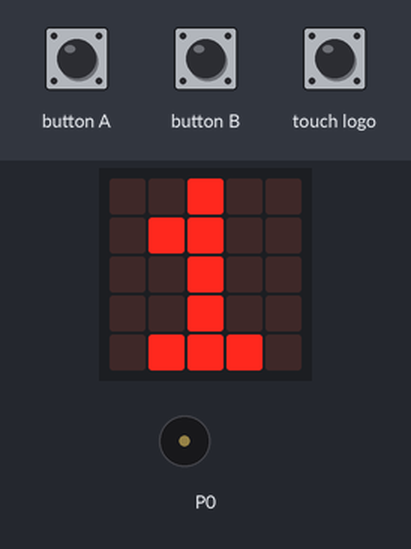
Recording of a program running on a simulated BBC micro:bit (MakeCode). On the bench: the board's 5×5 LED display, buzzer (waves = sounding). The test bench sets the inputs (shaded band).

Above: at 1.2 s.
1.3 s: touch logo pressed for 0.15 s
At 1.45 s:
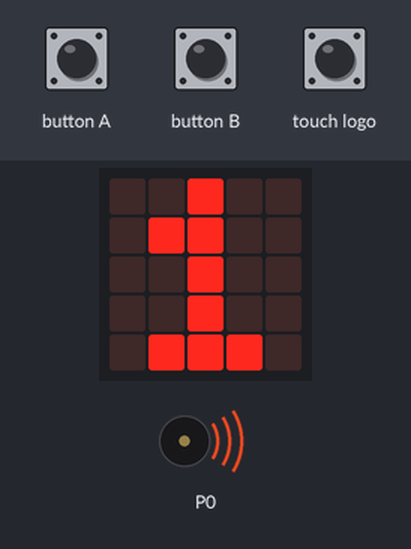
2.0 s: button B pressed for 0.15 s
At 2.6 s:
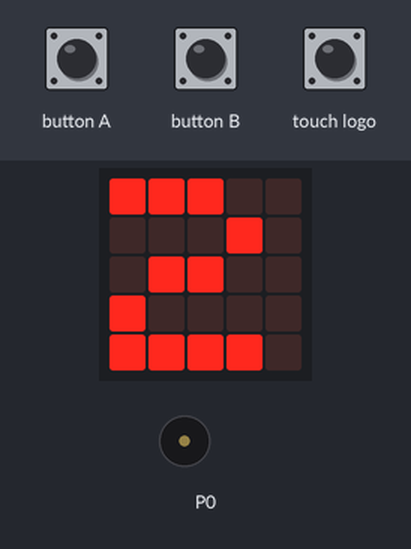
2.7 s: button B pressed for 1 s
At 4.0 s:
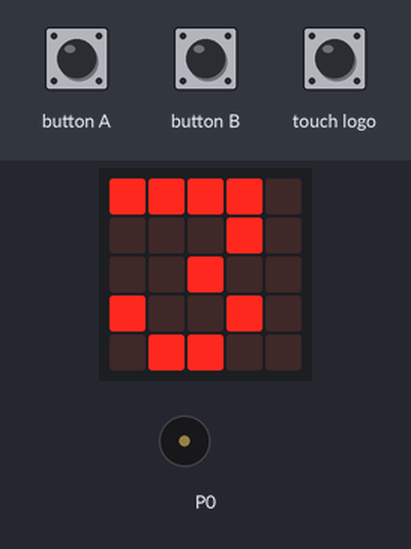
5.2 s: button A pressed for 3.2 s
At 8.3 s:
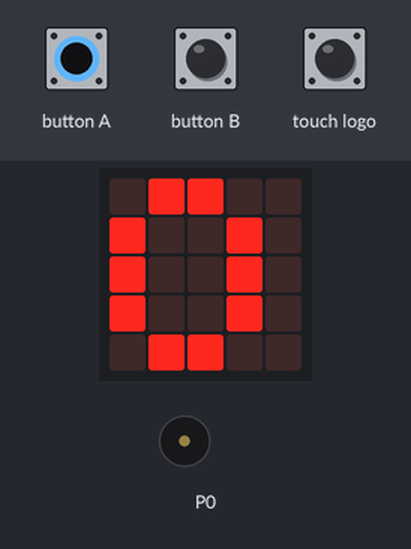
Timing chart, 0 to 10.0 s (numbered marks = the images above; inputs shaded):
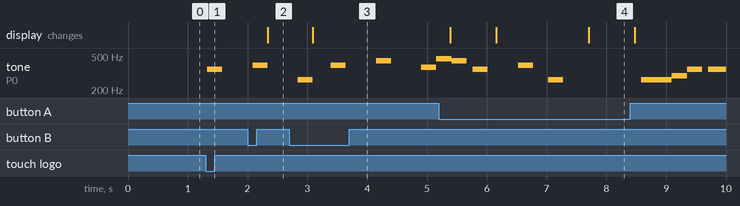

Measured:
- after the input at 1.3 s, tone on P0: silent → 349 Hz at once, → silent 0.25 s later
- after the input at 2.0 s, the display: changes after 0.33 s (image 2)
- after the input at 2.7 s, the display: changes after 0.39 s (image 3)
- after the input at 5.2 s, the display: first changes after 0.19 s (image 4 shows a later state)

The program:

main.ts
```typescript
let Musique_1 = 0
let Choix = 1
let Condition = 0
// Sélection
basic.forever(function () {
    if (Choix == 1 && input.logoIsPressed()) {
        Musique_1 = 1
        Condition = 1
    }
    if (Choix == 2 && input.logoIsPressed()) {
        Musique_1 = 2
        Condition = 1
    }
    if (Choix == 3 && input.logoIsPressed()) {
        Musique_1 = 3
        Condition = 1
    }
})
basic.forever(function () {
    if (Musique_1 == 1) {
        Musique_1 = 0
        music.playTone(349, music.beat(BeatFraction.Half))
        basic.pause(500)
        music.playTone(392, music.beat(BeatFraction.Half))
        basic.pause(500)
        music.playTone(262, music.beat(BeatFraction.Half))
        basic.pause(300)
        music.playTone(392, music.beat(BeatFraction.Half))
        basic.pause(500)
        music.playTone(440, music.beat(BeatFraction.Half))
        basic.pause(500)
        music.playTone(370, music.beat(BeatFraction.Half))
        music.playTone(466, music.beat(BeatFraction.Half))
        music.playTone(440, music.beat(BeatFraction.Half))
        basic.pause(100)
        music.playTone(349, music.beat(BeatFraction.Half))
        basic.pause(500)
        music.playTone(392, music.beat(BeatFraction.Half))
        basic.pause(250)
        music.playTone(262, music.beat(BeatFraction.Half))
        basic.pause(1300)
        music.playTone(262, music.beat(BeatFraction.Half))
        music.playTone(262, music.beat(BeatFraction.Half))
        music.playTone(294, music.beat(BeatFraction.Half))
        music.playTone(349, music.beat(BeatFraction.Half))
        basic.pause(100)
        music.playTone(349, music.beat(BeatFraction.Half))
        music.playTone(349, music.beat(BeatFraction.Half))
        basic.pause(500)
        music.playTone(392, music.beat(BeatFraction.Half))
        basic.pause(500)
        music.playTone(262, music.beat(BeatFraction.Half))
        basic.pause(300)
        music.playTone(392, music.beat(BeatFraction.Half))
        basic.pause(500)
        music.playTone(440, music.beat(BeatFraction.Half))
        basic.pause(500)
        music.playTone(523, music.beat(BeatFraction.Half))
        music.playTone(466, music.beat(BeatFraction.Half))
        music.playTone(440, music.beat(BeatFraction.Half))
        basic.pause(100)
        music.playTone(349, music.beat(BeatFraction.Half))
        basic.pause(500)
        music.playTone(392, music.beat(BeatFraction.Half))
        basic.pause(1000)
        music.playTone(262, music.beat(BeatFraction.Half))
        basic.pause(1300)
        music.playTone(262, music.beat(BeatFraction.Half))
        music.playTone(262, music.beat(BeatFraction.Half))
        music.playTone(294, music.beat(BeatFraction.Half))
        music.playTone(349, music.beat(BeatFraction.Half))
        basic.pause(100)
        music.playTone(349, music.beat(BeatFraction.Half))
        basic.pause(400)
        music.playTone(294, music.beat(BeatFraction.Half))
        basic.pause(100)
        music.playTone(330, music.beat(BeatFraction.Half))
        basic.pause(100)
        music.playTone(349, music.beat(BeatFraction.Half))
        basic.pause(100)
        music.playTone(349, music.beat(BeatFraction.Half))
        basic.pause(200)
        music.playTone(392, music.beat(BeatFraction.Half))
        basic.pause(200)
        music.playTone(330, music.beat(BeatFraction.Half))
        basic.pause(400)
        music.playTone(294, music.beat(BeatFraction.Half))
        music.playTone(262, music.beat(BeatFraction.Half))
        basic.pause(1500)
        music.playTone(294, music.beat(BeatFraction.Half))
        basic.pause(100)
        music.playTone(294, music.beat(BeatFraction.Half))
        basic.pause(100)
        music.playTone(330, music.beat(BeatFraction.Half))
        basic.pause(100)
        music.playTone(349, music.beat(BeatFraction.Half))
        basic.pause(100)
        music.playTone(294, music.beat(BeatFraction.Half))
        basic.pause(300)
        music.playTone(262, music.beat(BeatFraction.Half))
        basic.pause(100)
        music.playTone(523, music.beat(BeatFraction.Half))
        basic.pause(300)
        music.playTone(523, music.beat(BeatFraction.Half))
        basic.pause(100)
        music.playTone(392, music.beat(BeatFraction.Half))
        basic.pause(900)
        music.playTone(294, music.beat(BeatFraction.Half))
        basic.pause(100)
        music.playTone(294, music.beat(BeatFraction.Half))
        basic.pause(100)
        music.playTone(330, music.beat(BeatFraction.Half))
        basic.pause(100)
        music.playTone(349, music.beat(BeatFraction.Half))
        basic.pause(100)
        music.playTone(294, music.beat(BeatFraction.Half))
        basic.pause(100)
        music.playTone(349, music.beat(BeatFraction.Half))
        basic.pause(100)
        music.playTone(392, music.beat(BeatFraction.Half))
        basic.pause(500)
        music.playTone(330, music.beat(BeatFraction.Half))
        basic.pause(100)
        music.playTone(294, music.beat(BeatFraction.Half))
        basic.pause(100)
        music.playTone(262, music.beat(BeatFraction.Half))
        basic.pause(1100)
        music.playTone(294, music.beat(BeatFraction.Half))
        basic.pause(100)
        music.playTone(294, music.beat(BeatFraction.Half))
        basic.pause(100)
        music.playTone(330, music.beat(BeatFraction.Half))
        basic.pause(100)
        music.playTone(349, music.beat(BeatFraction.Half))
        basic.pause(100)
        music.playTone(294, music.beat(BeatFraction.Half))
        basic.pause(100)
        music.playTone(262, music.beat(BeatFraction.Half))
        basic.pause(300)
        music.playTone(392, music.beat(BeatFraction.Half))
        basic.pause(100)
        music.playTone(392, music.beat(BeatFraction.Half))
        basic.pause(100)
        music.playTone(392, music.beat(BeatFraction.Half))
        basic.pause(100)
        music.playTone(440, music.beat(BeatFraction.Half))
        basic.pause(100)
        music.playTone(392, music.beat(BeatFraction.Half))
        basic.pause(700)
        music.playTone(349, music.beat(BeatFraction.Half))
        basic.pause(900)
        music.playTone(392, music.beat(BeatFraction.Half))
        basic.pause(100)
        music.playTone(440, music.beat(BeatFraction.Half))
        basic.pause(100)
        music.playTone(349, music.beat(BeatFraction.Half))
        basic.pause(100)
        music.playTone(392, music.beat(BeatFraction.Half))
        basic.pause(100)
        music.playTone(392, music.beat(BeatFraction.Half))
        basic.pause(100)
        music.playTone(392, music.beat(BeatFraction.Half))
        basic.pause(100)
        music.playTone(440, music.beat(BeatFraction.Half))
        basic.pause(100)
        music.playTone(392, music.beat(BeatFraction.Half))
        basic.pause(300)
        music.playTone(262, music.beat(BeatFraction.Half))
        basic.pause(600)
        music.playTone(294, music.beat(BeatFraction.Half))
        basic.pause(100)
        music.playTone(330, music.beat(BeatFraction.Half))
        basic.pause(100)
        music.playTone(349, music.beat(BeatFraction.Half))
        basic.pause(100)
        music.playTone(294, music.beat(BeatFraction.Half))
        basic.pause(300)
        music.playTone(392, music.beat(BeatFraction.Half))
        basic.pause(100)
        music.playTone(440, music.beat(BeatFraction.Half))
        basic.pause(100)
        music.playTone(392, music.beat(BeatFraction.Half))
        basic.pause(500)
        music.playTone(262, music.beat(BeatFraction.Half))
        music.playTone(294, music.beat(BeatFraction.Half))
        music.playTone(349, music.beat(BeatFraction.Half))
        music.playTone(294, music.beat(BeatFraction.Half))
        music.playTone(440, music.beat(BeatFraction.Half))
        basic.pause(200)
        music.playTone(440, music.beat(BeatFraction.Half))
        basic.pause(200)
        music.playTone(392, music.beat(BeatFraction.Half))
        basic.pause(500)
        music.playTone(262, music.beat(BeatFraction.Half))
        music.playTone(294, music.beat(BeatFraction.Half))
        music.playTone(349, music.beat(BeatFraction.Half))
        music.playTone(294, music.beat(BeatFraction.Half))
        music.playTone(392, music.beat(BeatFraction.Half))
        basic.pause(200)
        music.playTone(392, music.beat(BeatFraction.Half))
        basic.pause(200)
        music.playTone(349, music.beat(BeatFraction.Half))
        basic.pause(200)
        music.playTone(330, music.beat(BeatFraction.Half))
        music.playTone(294, music.beat(BeatFraction.Half))
        basic.pause(100)
        music.playTone(262, music.beat(BeatFraction.Half))
        music.playTone(294, music.beat(BeatFraction.Half))
        music.playTone(349, music.beat(BeatFraction.Half))
        music.playTone(294, music.beat(BeatFraction.Half))
        music.playTone(349, music.beat(BeatFraction.Half))
        basic.pause(300)
        music.playTone(392, music.beat(BeatFraction.Half))
        basic.pause(100)
        music.playTone(330, music.beat(BeatFraction.Half))
        basic.pause(200)
        music.playTone(294, music.beat(BeatFraction.Half))
        music.playTone(262, music.beat(BeatFraction.Half))
        basic.pause(100)
        music.playTone(262, music.beat(BeatFraction.Half))
        basic.pause(100)
        music.playTone(262, music.beat(BeatFraction.Half))
        basic.pause(100)
        music.playTone(392, music.beat(BeatFraction.Half))
        basic.pause(300)
        music.playTone(349, music.beat(BeatFraction.Half))
        basic.pause(700)
        music.playTone(262, music.beat(BeatFraction.Half))
        music.playTone(294, music.beat(BeatFraction.Half))
        music.playTone(349, music.beat(BeatFraction.Half))
        music.playTone(294, music.beat(BeatFraction.Half))
        music.playTone(440, music.beat(BeatFraction.Half))
        basic.pause(200)
        music.playTone(392, music.beat(BeatFraction.Half))
        basic.pause(500)
        music.playTone(262, music.beat(BeatFraction.Half))
        music.playTone(294, music.beat(BeatFraction.Half))
        music.playTone(349, music.beat(BeatFraction.Half))
        music.playTone(294, music.beat(BeatFraction.Half))
        music.playTone(523, music.beat(BeatFraction.Half))
        basic.pause(300)
        music.playTone(330, music.beat(BeatFraction.Half))
        basic.pause(100)
        music.playTone(349, music.beat(BeatFraction.Half))
        basic.pause(200)
        music.playTone(330, music.beat(BeatFraction.Half))
        music.playTone(294, music.beat(BeatFraction.Half))
        basic.pause(100)
        music.playTone(262, music.beat(BeatFraction.Half))
        music.playTone(294, music.beat(BeatFraction.Half))
        music.playTone(349, music.beat(BeatFraction.Half))
        music.playTone(294, music.beat(BeatFraction.Half))
        music.playTone(349, music.beat(BeatFraction.Half))
        basic.pause(300)
        music.playTone(392, music.beat(BeatFraction.Half))
        basic.pause(100)
        music.playTone(330, music.beat(BeatFraction.Half))
        basic.pause(200)
        music.playTone(294, music.beat(BeatFraction.Half))
        music.playTone(262, music.beat(BeatFraction.Half))
        basic.pause(300)
        music.playTone(262, music.beat(BeatFraction.Half))
        basic.pause(100)
        music.playTone(392, music.beat(BeatFraction.Half))
        basic.pause(300)
        music.playTone(349, music.beat(BeatFraction.Half))
        basic.pause(1300)
        music.playTone(294, music.beat(BeatFraction.Half))
        basic.pause(100)
        music.playTone(349, music.beat(BeatFraction.Half))
        basic.pause(100)
        music.playTone(294, music.beat(BeatFraction.Half))
        basic.pause(100)
        music.playTone(349, music.beat(BeatFraction.Half))
        basic.pause(100)
        music.playTone(392, music.beat(BeatFraction.Half))
        basic.pause(700)
        music.playTone(330, music.beat(BeatFraction.Half))
        basic.pause(100)
        music.playTone(294, music.beat(BeatFraction.Half))
        basic.pause(100)
        music.playTone(262, music.beat(BeatFraction.Half))
        basic.pause(1100)
        music.playTone(294, music.beat(BeatFraction.Half))
        basic.pause(100)
        music.playTone(294, music.beat(BeatFraction.Half))
        basic.pause(100)
        music.playTone(330, music.beat(BeatFraction.Half))
        basic.pause(100)
        music.playTone(349, music.beat(BeatFraction.Half))
        basic.pause(100)
        music.playTone(294, music.beat(BeatFraction.Half))
        basic.pause(100)
        music.playTone(262, music.beat(BeatFraction.Half))
        basic.pause(500)
        music.playTone(523, music.beat(BeatFraction.Half))
        basic.pause(100)
        music.playTone(523, music.beat(BeatFraction.Half))
        basic.pause(100)
        music.playTone(392, music.beat(BeatFraction.Half))
        basic.pause(150)
        music.playTone(440, music.beat(BeatFraction.Half))
        basic.pause(50)
        music.playTone(392, music.beat(BeatFraction.Half))
        basic.pause(50)
        music.playTone(349, music.beat(BeatFraction.Half))
        basic.pause(150)
        music.playTone(294, music.beat(BeatFraction.Half))
        basic.pause(50)
        music.playTone(349, music.beat(BeatFraction.Half))
        basic.pause(50)
        music.playTone(294, music.beat(BeatFraction.Half))
        basic.pause(50)
        music.playTone(349, music.beat(BeatFraction.Half))
        basic.pause(50)
        music.playTone(294, music.beat(BeatFraction.Half))
        basic.pause(50)
        music.playTone(349, music.beat(BeatFraction.Half))
        basic.pause(50)
        music.playTone(392, music.beat(BeatFraction.Half))
        basic.pause(150)
        music.playTone(330, music.beat(BeatFraction.Half))
        basic.pause(50)
        music.playTone(294, music.beat(BeatFraction.Half))
        basic.pause(50)
        music.playTone(262, music.beat(BeatFraction.Half))
        basic.pause(450)
        music.playTone(294, music.beat(BeatFraction.Half))
        basic.pause(50)
        music.playTone(330, music.beat(BeatFraction.Half))
        basic.pause(50)
        music.playTone(349, music.beat(BeatFraction.Half))
        basic.pause(50)
        music.playTone(294, music.beat(BeatFraction.Half))
        basic.pause(50)
        music.playTone(262, music.beat(BeatFraction.Half))
        basic.pause(350)
        music.playTone(392, music.beat(BeatFraction.Half))
        basic.pause(50)
        music.playTone(440, music.beat(BeatFraction.Half))
        basic.pause(50)
        music.playTone(392, music.beat(BeatFraction.Half))
        basic.pause(150)
        music.playTone(392, music.beat(BeatFraction.Half))
        basic.pause(250)
        music.playTone(349, music.beat(BeatFraction.Half))
    }
})
// Musique:2 classique
basic.forever(function () {
    if (Musique_1 == 2) {
        music.playMelody("F E D F - - - - ", 300)
        music.playMelody("F E D F A - - - ", 300)
        music.playMelody("F E D F - - - - ", 300)
        music.playMelody("F E D F A E - - ", 300)
        music.playMelody("F E D F - D E F ", 300)
        music.playMelody("G F - F E - A G ", 300)
        music.playMelody("G A F - E D A G ", 300)
        music.playMelody("G - C5 A - F - D ", 300)
        music.playMelody("E - F D - G E - ", 300)
        Musique_1 = 0
    }
})
// Musique:2 classique
basic.forever(function () {
    if (Musique_1 == 3) {
        music.playMelody("C5 A C5 B A B G D ", 130)
        music.playMelody("E A F G E D G C ", 130)
        music.playMelody("C G C D F B E A ", 130)
        music.playMelody("- A C5 B A B G - ", 130)
        music.playMelody("D E - F G - B A ", 130)
        music.playMelody("- F A - E D - C ", 130)
        music.playMelody("B A F - G F D - ", 130)
        music.playMelody("B F E G F B G C5 ", 130)
        music.playMelody("D C G E F D E C ", 130)
        music.playMelody("E F - F E - E F ", 130)
        music.playMelody("F E D E F E D F ", 130)
        music.playMelody("D D C C E E G G ", 130)
        music.playMelody("E C - E C - E C ", 130)
        music.playMelody("C E A C5 B G E C ", 130)
        music.playMelody("D E C - D E C F ", 130)
        Musique_1 = 0
    }
})
// Affichage
basic.forever(function () {
    basic.showNumber(Choix)
    if (Choix >= 4) {
        Choix = 3
    }
    if (Choix < 1) {
        Choix = 1
    }
})
// Sélection de choix
basic.forever(function () {
    if (input.buttonIsPressed(Button.A)) {
        Choix += -1
    }
    if (input.buttonIsPressed(Button.B)) {
        Choix += 1
    }
    basic.pause(100)
})
```

test.ts
```typescript
// les tests vont ici ; cela ne sera pas compilé si ce paquet est utilisé en tant qu'extension.
```
